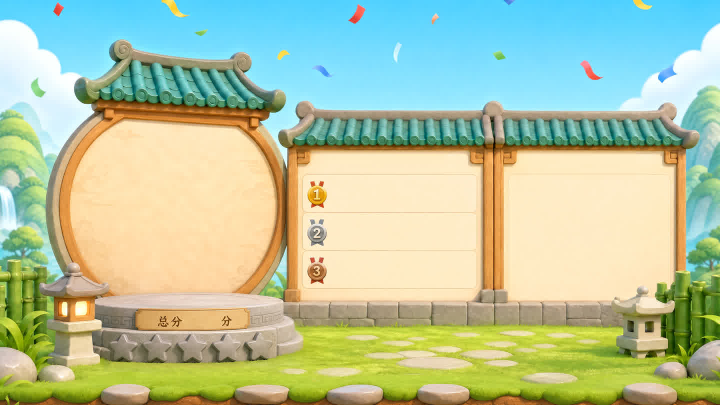
#> input picture reading-jumper-game/assets/theme-bundles/poetry/result-background.jpg, 1440 x 810 px, found by its file name (shown at 1/2 size)
$ python _measure_poetry3.py
#> lines starting #> are read from the running program, lines starting #| are printed output that depends on the picture; after the words box and inside, x2 and y2 are one past the last pixel; in counts of white or black regions, pixels touching at a corner belong together
from PIL import Image
import numpy as np

img = Image.open(
    r'E:\angsa\angsa_data\项目\作业帮游戏\reading-jumper-game\assets\theme-bundles\poetry\result-background.jpg'
).convert('RGB')
#> img is the input picture: PIL image 1440x810 RGB; mean R, G, B 180.3, 196.5, 161.3
arr = np.array(img)
w, h = img.size
#> w = 1440; h = 810
print('size', w, h)
#| size 1440 810


def cocos(x, y):
    return round(x - 720, 2), round(405 - y, 2)


print('\n=== plaque brown span ===')
for y in range(600, 680):
    browns = []
    for x in range(250, 480):
        r, g, b = map(int, arr[y, x])
        if 140 < r < 220 and 80 < g < 160 and 30 < b < 110 and r > g + 20:
            browns.append(x)
    if len(browns) > 40:
        print('y', y, 'x', min(browns), max(browns), 'n', len(browns), 'cocosY', round(405 - y, 2))

print('\n=== plaque dark slot ===')
for y in range(610, 670):
    row = arr[y, 280:450]
    lum = row.astype(np.float32).mean(axis=1)
    dark = lum < 140
    if dark.sum() > 20:
        xs = np.where(dark)[0] + 280
        print('y', y, 'dark', int(xs.min()), int(xs.max()), 'mid', (xs.min() + xs.max()) / 2, cocos((xs.min() + xs.max()) / 2, y))
#> this loop made 60 passes
#| y 618 dark 280 303 mid 291.5 (-428.5, -213)
#| y 619 dark 280 449 mid 364.5 (-355.5, -214)
#| y 620 dark 280 431 mid 355.5 (-364.5, -215)
#| y 621 dark 280 375 mid 327.5 (-392.5, -216)
#| y 637 dark 319 449 mid 384.0 (-336.0, -232)
#| y 638 dark 319 448 mid 383.5 (-336.5, -233)
#| y 640 dark 319 447 mid 383.0 (-337.0, -235)
#| y 641 dark 319 449 mid 384.0 (-336.0, -236)
#> (further printed lines are left out)

print('\n=== mid board bright peaks ===')
mid = arr[280:620, 590:970].astype(np.float32).mean(axis=2)
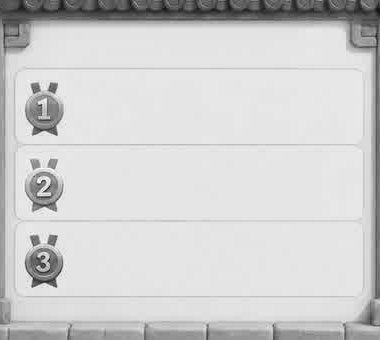
#> mid: shape (340, 380) float32; min 19.33, max 253.3, mean 207.4
lums = [float(mid[i].mean()) for i in range(mid.shape[0])]
#> lums = 340 values, max 229.3 at index 70, min 54.42 at index 11, mean 207.4
peaks = []
for i in range(8, len(lums) - 8):
    window = lums[i - 8 : i + 9]
    if lums[i] == max(window) and lums[i] > 190:
        y = 280 + i
        if not peaks or y - peaks[-1][0] > 25:
            peaks.append((y, lums[i]))
#> after the loop, peaks = [(336, 225.3), (374, 223.6), (418, 225.6), (450, 224.9), (496, 226.5), (527, 223.3), (570, 223.5)]
print('peaks', [(y, round(L, 1), cocos(778, y)) for y, L in peaks[:8]])
#| peaks [(336, 225.3, (58, 69)), (374, 223.6, (58, 31)), (418, 225.6, (58, -13)), (450, 224.9, (58, -45)), (496, 226.5, (58, -91)), (527, 223.3, (58, -122)), (570, 223.5, (58, -165))]

print('\n=== right board bright peaks ===')
right = arr[280:640, 1000:1360].astype(np.float32).mean(axis=2)
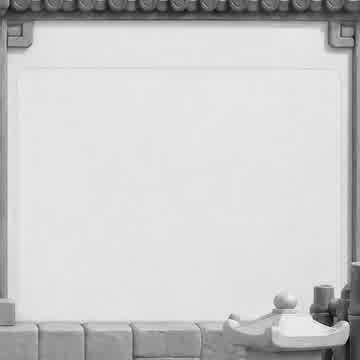
#> right: shape (360, 360) float32; min 2, max 245.3, mean 203.5
rlums = [float(right[i].mean()) for i in range(right.shape[0])]
#> rlums = 360 values, max 224.8 at index 80, min 54.03 at index 11, mean 203.5
rpeaks = []
for i in range(8, len(rlums) - 8):
    window = rlums[i - 8 : i + 9]
    if rlums[i] == max(window) and rlums[i] > 185:
        y = 280 + i
        if not rpeaks or y - rpeaks[-1][0] > 18:
            rpeaks.append((y, rlums[i]))
#> after the loop, rpeaks = [(335, 222.9), (360, 224.8), (472, 222.9), (503, 222.7), (543, 223), (608, 194.7)]
print('peaks', [(y, round(L, 1), cocos(1180, y)) for y, L in rpeaks[:10]])
#| peaks [(335, 222.9, (460, 70)), (360, 224.8, (460, 45)), (472, 222.9, (460, -67)), (503, 222.7, (460, -98)), (543, 223.0, (460, -138)), (608, 194.7, (460, -203))]

print('\n=== titles ===')
for name, x0, x1 in [('rank', 600, 900), ('review', 1050, 1350)]:
    pts = []
    for y in range(100, 220):
        for x in range(x0, x1, 2):
            r, g, b = map(int, arr[y, x])
            if r > 200 and 110 < g < 180 and b < 120:
                pts.append((x, y))
    if pts:
        cy = (min(p[1] for p in pts) + max(p[1] for p in pts)) / 2
        cx = (min(p[0] for p in pts) + max(p[0] for p in pts)) / 2
        bot = max(p[1] for p in pts)
        print(name, 'box', min(p[0] for p in pts), min(p[1] for p in pts), max(p[0] for p in pts), max(p[1] for p in pts),
              'cocos', cocos(cx, cy), 'bottomY', bot, 'cocosBottom', round(405 - bot, 2))

print('\n=== board content first bright ===')
for name, x0, x1 in [('mid', 620, 940), ('right', 1030, 1340)]:
    for y in range(250, 380):
        row = arr[y, x0:x1].astype(np.float32).mean(axis=1)
        if row.mean() > 200:
            print(name, 'first bright y', y, 'cocosY', round(405 - y, 2))
            break
#> this loop made 2 passes
#| mid first bright y 306 cocosY 99
#| right first bright y 307 cocosY 98

# Detect gold medals more carefully - circular yellowish
print('\n=== medals ===')
medal_mask = np.zeros((h, w), dtype=bool)
for y in range(290, 580):
    for x in range(560, 700):
        r, g, b = map(int, arr[y, x])
        # gold/silver/bronze metallic
        if r > 160 and g > 100 and b < 120 and r - b > 40 and abs(r - g) < 80:
            medal_mask[y, x] = True
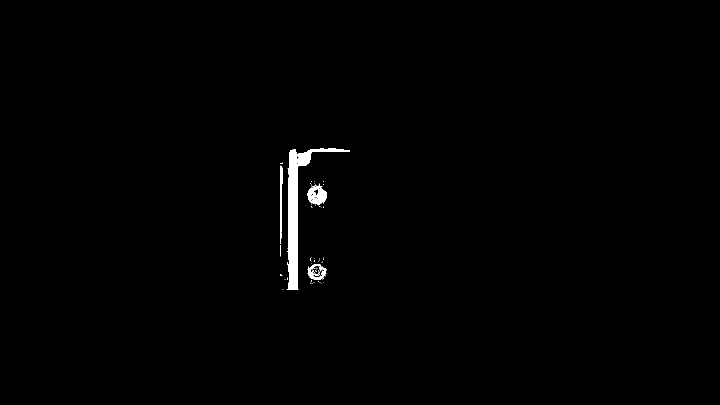
#> medal_mask: shape (810, 1440) bool (shown at 1/2 size); 0.7% white; 76 white regions (70 under 20 px), largest, box (x1, y1, x2, y2) and area: (573, 297, 700, 580) 5820, (615, 368, 654, 409) 957, (560, 331, 566, 488) 574, (615, 528, 653, 560) 517, (595, 306, 608, 315) 102, (560, 490, 562, 512) 35
# cluster by y
row_has = medal_mask.any(axis=1)
groups = []
inb = False
for y in range(290, 580):
    if row_has[y] and not inb:
        inb = True
        start = y
    elif not row_has[y] and inb:
        inb = False
        groups.append((start, y - 1))
#> after the loop, groups = []; inb = True; start = 297
if inb:
    groups.append((start, 579))
print('medal y groups', groups)
#| medal y groups [(297, 579)]
for a, b in groups:
    xs = np.where(medal_mask[a : b + 1].any(axis=0))[0]
    if len(xs) == 0:
        continue
    cy = (a + b) / 2
    cx = (xs.min() + xs.max()) / 2
    print('medal', int(xs.min()), a, int(xs.max()), b, 'center', cocos(cx, cy), 'h', b - a + 1)
#> this loop made 1 pass
#> (a, b, cy, cx) on pass 1: (297, 579, 438, 629.5)
#| medal 560 297 699 579 center (-90.5, -33.0) h 283

img.crop((250, 600, 480, 680)).save(r'E:\angsa\angsa_data\项目\作业帮游戏\reading-jumper-game\tools\_poetry_plaque_crop.png')
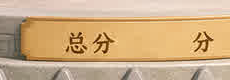
#> saved as _poetry_plaque_crop.png: PIL image 230x80 RGB; mean R, G, B 206.5, 174.9, 135.4
img.crop((580, 250, 980, 620)).save(r'E:\angsa\angsa_data\项目\作业帮游戏\reading-jumper-game\tools\_poetry_rank_crop.png')
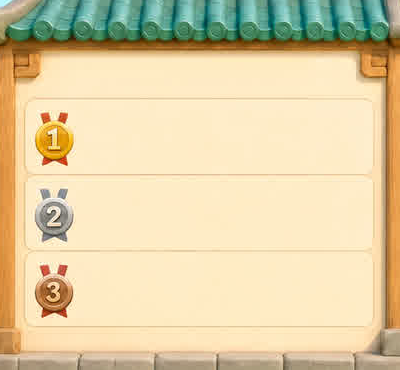
#> saved as _poetry_rank_crop.png: PIL image 400x370 RGB; mean R, G, B 222.9, 206.5, 166.1
img.crop((990, 250, 1380, 640)).save(r'E:\angsa\angsa_data\项目\作业帮游戏\reading-jumper-game\tools\_poetry_review_crop.png')
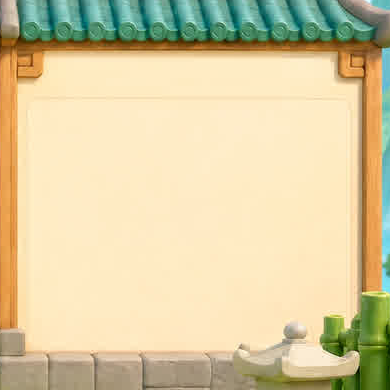
#> saved as _poetry_review_crop.png: PIL image 390x390 RGB; mean R, G, B 216.4, 203.1, 161.6
print('saved crops')
